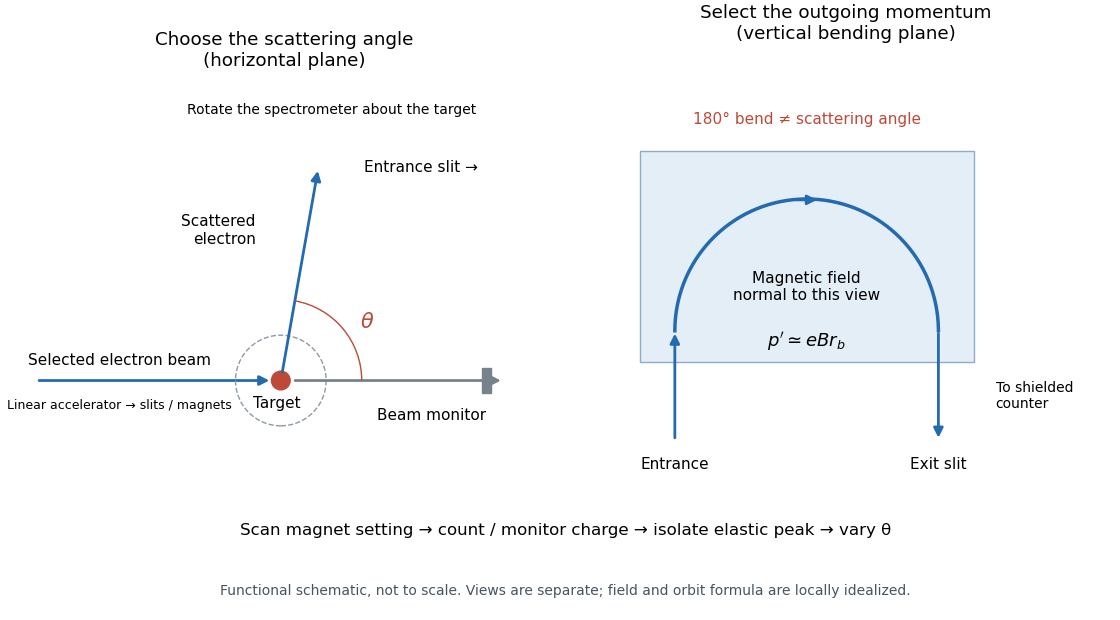

Source code (Python):
"""Functional scattering schematic; Python 3.14, matplotlib 3.10.7, numpy 2.3.5.

Run from _media; emits an opaque PNG with this script's basename.
Historical architecture: Hofstadter, Rev. Mod. Phys. 28 (1956), Figs. 14–17.
The two views deliberately separate scattering angle from magnetic bending.
"""
from pathlib import Path

import matplotlib.pyplot as plt
import numpy as np
from matplotlib.patches import Arc, Circle, FancyArrowPatch, Rectangle


def arrow(ax, start, end, color="#236aaf", **kwargs):
    ax.add_patch(FancyArrowPatch(start, end, arrowstyle="-|>",
                                mutation_scale=14, linewidth=2, color=color,
                                **kwargs))


def main():
    plt.rcParams.update({"font.size": 11, "font.family": "DejaVu Sans"})
    fig = plt.figure(figsize=(11.2, 6.2), facecolor="white", layout="constrained")
    grid = fig.add_gridspec(2, 2, height_ratios=[4, 1])
    left = fig.add_subplot(grid[0, 0])
    right = fig.add_subplot(grid[0, 1])
    for ax in (left, right):
        ax.set_aspect("equal")
        ax.axis("off")
    left.set(xlim=(-3.7, 3.8), ylim=(-1.25, 4.1))
    left.set_title("Choose the scattering angle\n(horizontal plane)", pad=14)
    arrow(left, (-3.4, 0), (-0.12, 0))
    left.text(-2.25, 0.22, "Selected electron beam", ha="center")
    left.text(-2.25, -0.4, "Linear accelerator → slits / magnets", ha="center", fontsize=9)
    left.add_patch(Circle((0, 0), 0.13, color="#bf4938"))
    left.text(-0.05, -0.38, "Target", ha="center")
    left.add_patch(Circle((0, 0), 0.63, fill=False, edgecolor="#8d9aa4", linestyle="--"))
    arrow(left, (0.16, 0), (3.1, 0), color="#77838b")
    left.add_patch(Rectangle((2.8, -0.18), 0.12, 0.36, color="#77838b"))
    left.text(2.1, -0.55, "Beam monitor", ha="center")
    theta = np.deg2rad(80)
    end = 3 * np.array([np.cos(theta), np.sin(theta)])
    arrow(left, (0.08*np.cos(theta), 0.08*np.sin(theta)), end)
    left.add_patch(Arc((0, 0), 2.25, 2.25, theta1=0, theta2=80, color="#bf4938"))
    left.text(1.1, 0.73, r"$\theta$", color="#bf4938", fontsize=15)
    left.text(1.15, 2.9, "Entrance slit →", ha="left")
    left.text(-0.35, 1.9, "Scattered\nelectron", ha="right")
    left.text(0.7, 3.7, "Rotate the spectrometer about the target", ha="center", fontsize=10)
    right.set(xlim=(-2.5, 3.4), ylim=(-0.9, 4.1))
    right.set_title("Select the outgoing momentum\n(vertical bending plane)", pad=14)
    right.add_patch(Rectangle((-1.9, 0.65), 3.8, 2.4, facecolor="#e4eef6", edgecolor="#8cacc7"))
    phi = np.linspace(np.pi, 0, 200)
    right.plot(1.5*np.cos(phi), 1+1.5*np.sin(phi), color="#236aaf", linewidth=2.5)
    arrow(right, (-1.5, -0.25), (-1.5, 1.0))
    arrow(right, (1.5, 1.0), (1.5, -0.25))
    arrow(right, (-0.15, 2.49), (0.15, 2.49))
    right.text(0, 1.35, "Magnetic field\nnormal to this view", ha="center")
    right.text(0, 0.82, r"$p'\simeq eBr_b$", ha="center", fontsize=13)
    right.text(0, 3.35, "180° bend ≠ scattering angle", ha="center", color="#bf4938")
    right.text(-1.5, -0.57, "Entrance", ha="center")
    right.text(1.5, -0.57, "Exit slit", ha="center")
    right.text(2.15, 0.12, "To shielded\ncounter", fontsize=10)
    foot = fig.add_subplot(grid[1, :])
    foot.axis("off")
    foot.text(0.5, 0.78, "Scan magnet setting → count / monitor charge → isolate elastic peak → vary θ",
              ha="center", va="center", fontsize=12)
    foot.text(0.5, 0.23, "Functional schematic, not to scale. Views are separate; field and orbit formula are locally idealized.",
              ha="center", va="center", fontsize=10, color="#47545f")
    fig.savefig(Path(__file__).with_suffix(".png").name, dpi=100, facecolor="white")
    plt.close(fig)


if __name__ == "__main__":
    main()
